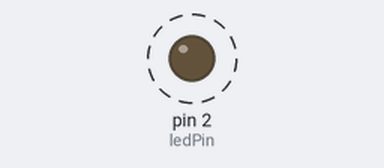
Bench run of a sketch on a simulated Arduino Uno, built with avr-gcc and run on an emulated ATmega328P. Parts: output pins drawn as LEDs (lit = HIGH). Dashed ring = blinking.

Above: at 0.5 s.
Timing chart, 0 to 4.6 s (numbered marks = the images above):
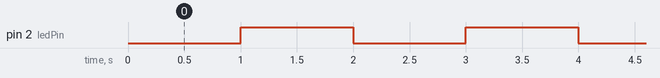

Measured:
- by itself, pin 2 (ledPin): alternates HIGH for 1.0 s and LOW for 1.0 s

The sketch:

1a.ino
```cpp
int ledPin = 2; // LED Pin number

void setup() {
  pinMode(ledPin, OUTPUT); // Set LED Pin as output
}

void loop() {
  digitalWrite(ledPin, LOW); // Turn LED OFF
  delay(1000); // Wait for 1 second
  digitalWrite(ledPin, HIGH); // Turn LED ON
  delay(1000); // Wait for 1 second
}
```
